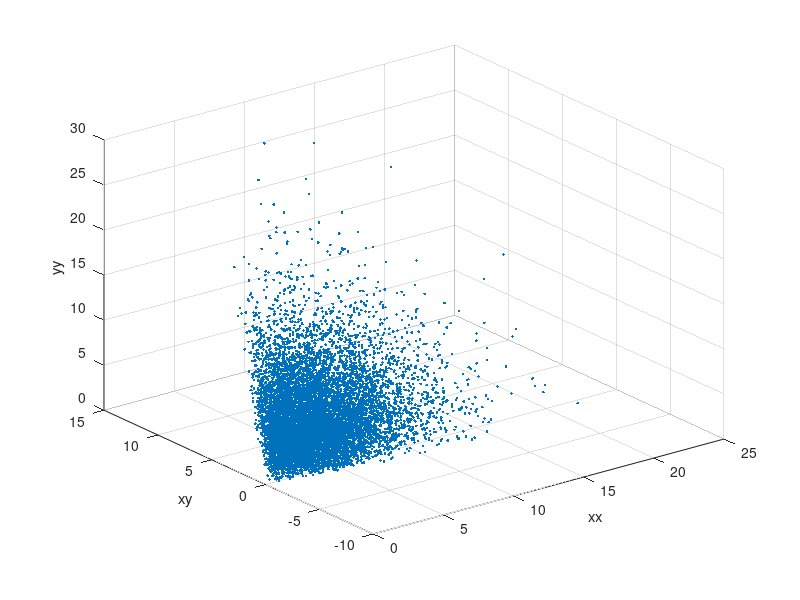
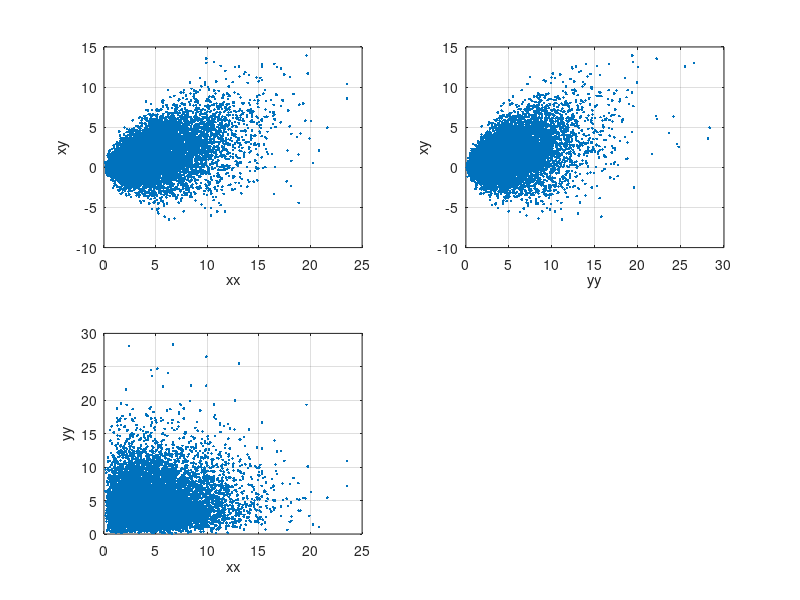
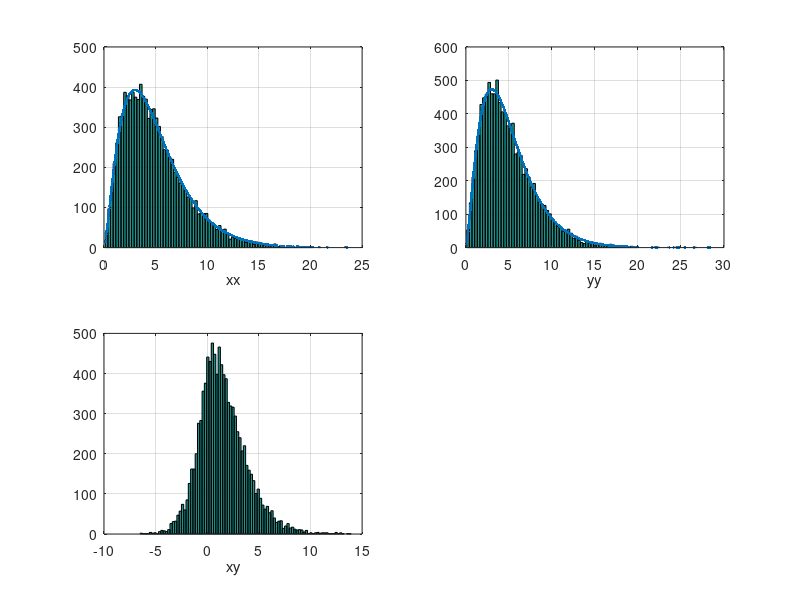
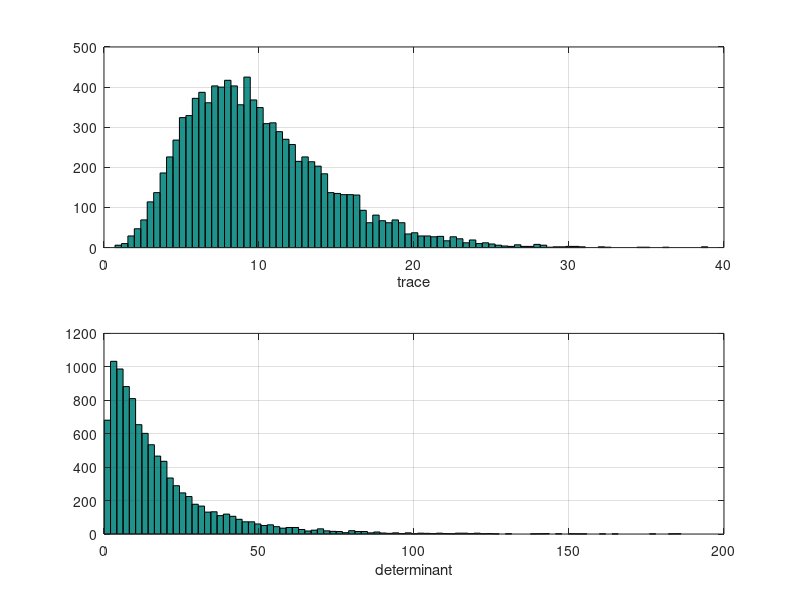

The MATLAB source for these figures, in order:
% this script generates a sample from the 2x2 Wishart distribution 
% it shows that determinant and trace are positive, i.e. the matrix is positive
% it shows that the marginal diagonal are gamma-distributed
% see "Risk and Asset Allocation"-Springer (2005), by A. Meucci

clear;  close all;  clc;

%%%%%%%%%%%%%%%%%%%%%%%%%%%%%%%%%%%%%%%%%%%%%%%%%%%%%%%%%%%%%%%%%%%%%%%%%%%%%%%%%%%%%%%%%%%%%%%%%%%%%%%%%%%%%%%%%%%
s=[1 1];
r=0.3;
nu=5;
Num_Simluations=10000;

%%%%%%%%%%%%%%%%%%%%%%%%%%%%%%%%%%%%%%%%%%%%%%%%%%%%%%%%%%%%%%%%%%%%%%%%%%%%%%%%%%%%%%%%%%%%%%%%%%%%%%%%%%%%%%%%%%%
Sigma=diag(s)*[1 r;r 1]*diag(s);

W_xx=[]; W_yy=[]; W_xy=[];
Vec_W=[];
Dets=[];
Traces=[];
for j=1:Num_Simluations
  X = mvnrnd(zeros(2,1),Sigma,nu);
  W = X'*X;
 
  Dets=[Dets det(W)];
  Traces=[Traces trace(W)];
  
  W_xx=[W_xx
    W(1,1)];
  W_yy=[W_yy
    W(2,2)];
  W_xy=[W_xy
    W(1,2)];

  Vec_W=[Vec_W
      reshape(W,1,4)];
end

%%%%%%%%%%%%%%%%%%%%%%%%%%%%%%%%%%%%%%%%%%%%%%%%%%%%%%%%%%%%%%%%%%%%%%%%%%%%%%%%%%%%%%%%%%%%%%%%%%%%%%%%%%%%%%%%%%%%%
% compute summary statistics (analytical and sample-based)
Expected_Value=reshape(nu*Sigma,1,4)
K_22=[1	 0	0	0
    0	0	1	0
    0	1	0	0
    0	0	0	1];
Covariance=nu*(eye(4)+K_22)*kron(Sigma,Sigma)

Sample_Mean=mean(Vec_W)
Sample_Covariance=cov(Vec_W)

%%%%%%%%%%%%%%%%%%%%%%%%%%%%%%%%%%%%%%%%%%%%%%%%%%%%%%%%%%%%%%%%%%%%%%%%%%%%%%%%%%%%%%%%%%%%%%%%%%%%%%%%%%%%%%%%%%%%%%%%%%%%%%%%%%%%%%%%
% plots

figure % tri-variate joint
h=plot3(W_xx,W_xy,W_yy,'.');
xlabel('xx')
ylabel('xy')
zlabel('yy')
grid on

figure % bi-variate marginals
subplot(2,2,1)
plot(W_xx,W_xy,'.')
xlabel('xx')
ylabel('xy')
grid on
subplot(2,2,2)
plot(W_yy,W_xy,'.')
xlabel('yy')
ylabel('xy')
grid on
subplot(2,2,3)
plot(W_xx,W_yy,'.')
xlabel('xx')
ylabel('yy')
grid on

figure % marginals

NumBins=round(10*log(Num_Simluations));
subplot(2,2,1)
hist(W_xx,NumBins);
[n,D]=hist(W_xx,NumBins);
RescalePdf=(D(2)-D(1))*Num_Simluations;
y=gampdf(W_xx,nu/2,2*Sigma(1,1))*RescalePdf;
hold on
h=plot(W_xx,y,'.');
grid on
xlabel('xx')

subplot(2,2,2)
hist(W_yy,NumBins)
[n,D]=hist(W_yy,NumBins);
RescalePdf=(D(2)-D(1))*Num_Simluations;
y=gampdf(W_yy,nu/2,2*Sigma(2,2))*RescalePdf;
hold on
h=plot(W_yy,y,'.');
grid on
xlabel('yy')

subplot(2,2,3)
hist(W_xy,NumBins)
grid on
xlabel('xy')

figure % check positivity
subplot(2,1,1)
hist(Traces,NumBins)
xlabel('trace')
grid on
subplot(2,1,2)
hist(Dets,NumBins)
xlabel('determinant')
grid on